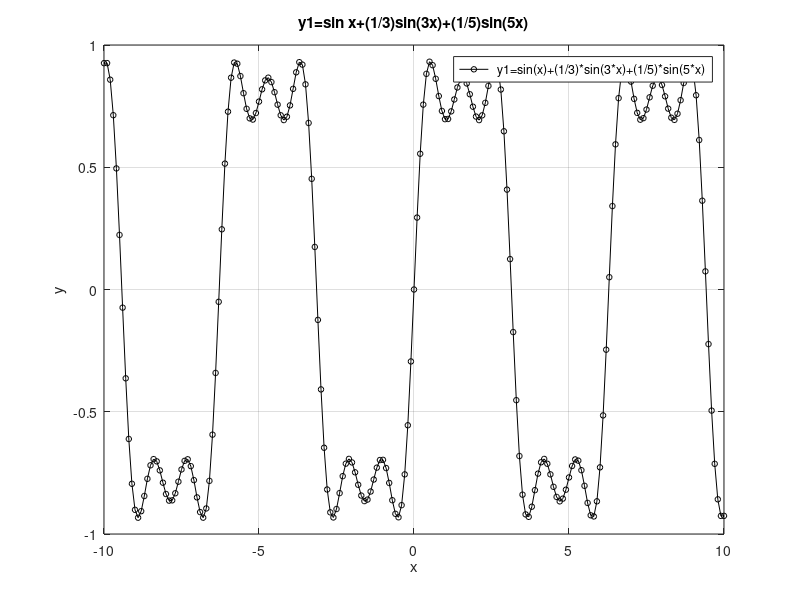
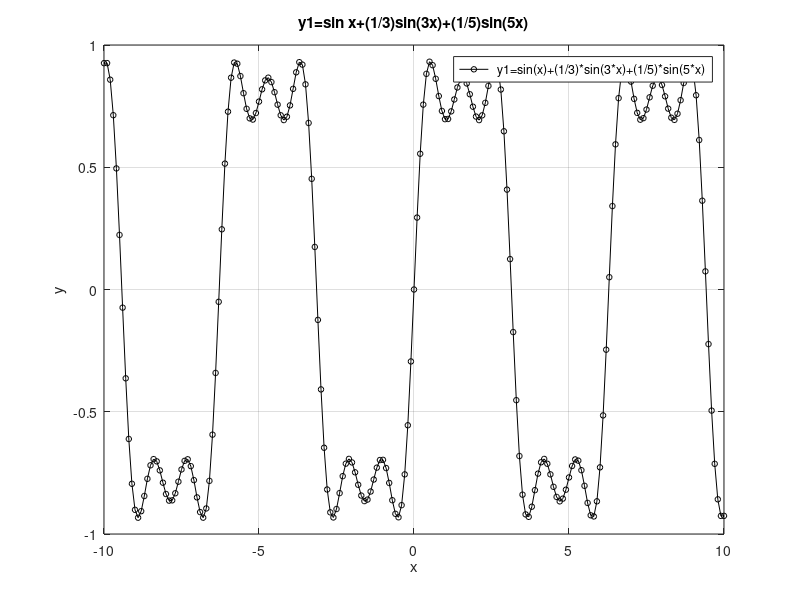

Write the MATLAB code that produced these figures, in order.
% Формирование массива x:
x=-10:0.1:10;
% Формирование массива y.
y1=sin(x)+1/3*sin(3*x)+1/5*sin(5*x);
% Построение графика функции:
plot(x,y1, "-ok; y1=sin(x)+(1/3)*sin(3*x)+(1/5)*sin(5*x);","markersize",4)
% Отображение сетки на графике
grid on;
% Подпись оси X:
xlabel('x');
% Подпись оси Y:
ylabel('y');
% Название графика:
title('y1=sin x+(1/3)sin(3x)+(1/5)sin(5x)');
% Экспорт рисунка в файл .eps:
print ("plot-sin.eps", "-mono", "-FArial:16", "-deps")
% Экспорт рисунка в файл .png:
print("plot-sin.png");

